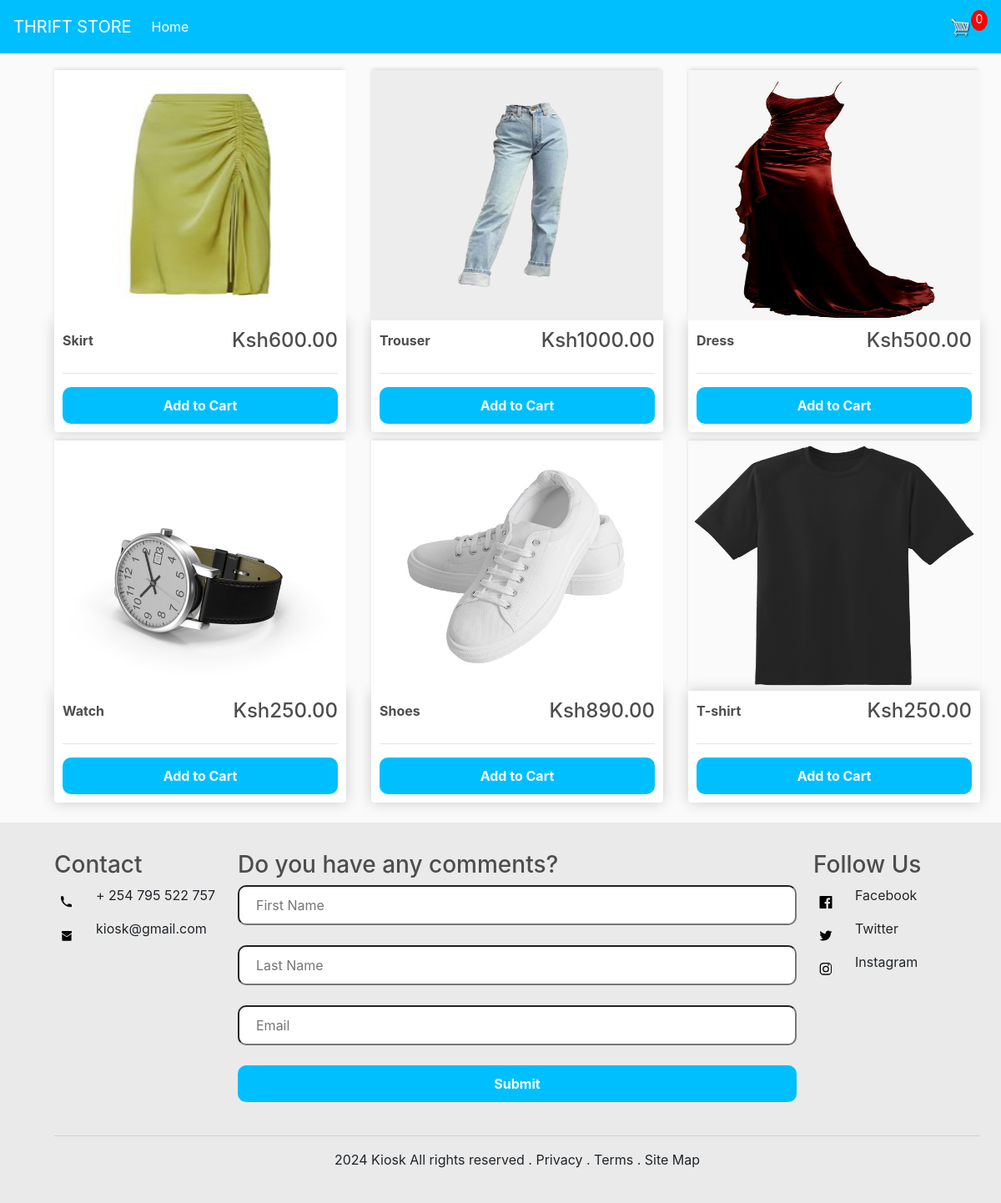
The page / on the database its author committed.
### store/models.py (models this page shows, shortened)
class Product(models.Model):
    name = models.CharField(max_length=200, null=True)
    price = models.DecimalField(max_digits=7, decimal_places=2)
    digital = models.BooleanField(default=False, null=True, blank=False)
    image = models.ImageField(null=True, blank=True)
    @property
    def imageURL(self):
        try:
            url = self.image.url
        except:
            url = ''
        return url

### store/views.py (the view)
# urls.py: path('', include('store.urls'))
def store(request):
    data = cartData(request)
    cartItems = data['cartItems']
    products = Product.objects.all()
    context = {'products': products, 'cartItems':cartItems}
    return render(request, 'store/store.html', context)

### store/utils.py (called while the page is built, shortened)
def cookieCart(request):
    try:
        cart = json.loads(request.COOKIES['cart'])
    except:
        cart = {}
        print('CART:', cart)
    items = []
    order = {'get_cart_total':0, 'get_cart_items':0, 'shipping':False}
    cartItems = order['get_cart_items']
    return {'items':items, 'order':order, 'cartItems':cartItems}

def cartData(request):
    if request.user.is_authenticated:
        customer = request.user.customer
        order, created = Order.objects.get_or_create(customer=customer, complete=False)
        items = order.orderitem_set.all()
        cartItems = order.get_cart_items
    else:
        cookieData = cookieCart(request)
        cartItems = cookieData['cartItems']
        order = cookieData['order']
        items = cookieData['items']
    return {'items':items, 'order':order, 'cartItems':cartItems}

### store/templates/store/store.html
{% extends 'store/main.html' %}
{% load static %}
{% block content %}
    <div class="row">
        {% for product in products %}
        <div class="col-lg-4">
            <img class="thumbnail" src="{{product.imageURL}}" alt="">
            <div class="box-element product">
                <div class="flex">
                    <h6><strong>{{ product.name }}</strong></h6>
                    <h4>Ksh{{ product.price|floatformat:2 }}</h4>
                </div>
                <hr>
                <button data-product="{{product.id}}" data-action="add"
                class="btn add-btn update-cart">Add to Cart</button>
            </div>
        </div>
        {% endfor %}
    </div>
{% endblock content %}

### store/templates/store/main.html (shortened to what this page needs)
<!DOCTYPE html>
{% load static %}
<html lang="en">
<head>
    <link rel="stylesheet" href="https://stackpath.bootstrapcdn.com/bootstrap/4.4.1/css/bootstrap.min.css">
    <link rel="stylesheet" href="{% static 'css/main.css' %}">
</head>
<body>
    <nav class="navbar navbar-expand-lg navbar-dark bg-dark">
        <a class="navbar-brand" href="{% url 'store' %}">THRIFT STORE</a><br><br>
        <div class="collapse navbar-collapse" id="navbarSupportedContent">
          <ul class="navbar-nav mr-auto">
            <li class="nav-item active">
              <a class="nav-link" href="{% url 'store' %}">Home <span class="sr-only">(current)</span></a>
            </li>
          </ul>
          <div class="form-inline my-2 my-lg-0">
            <a href="{% url 'cart' %}">
               <img  id="cart-icon" src="{% static 'images/cart.png' %}">
           </a>
           <p id="cart-total">{{ cartItems }}</p>
          </div>
        </div>
    </nav>
    <div class="container">
        {% block content %}
        {% endblock content %}
    </div><br>
    <footer class="container-color"><br>
      <section class="container">
          <div class="unequal-three-grid">
              <div>
                  <h3>Contact</h3>
                  <div class="gray-section-icons">
                      <p>+ 254 795 522 757</p>
                  </div>
                  <div class="gray-section-icons">
                      <p>kiosk@gmail.com</p>
                  </div>
              </div>
              <div>
                  <h3>Do you have any comments?</h3>
                  <input class="comment-input" type="text" placeholder="First Name"><br><br>
                  <input class="comment-input" type="text" Placeholder="Last Name"><br><br>
                  <input class="comment-input" type="email" placeholder="Email"><br><br>
                  <button class="btn" type="submit">Submit</button>
              </div>
              <div>
                  <h3>Follow Us</h3>
                  <div class="gray-section-icons">
                      <p>Facebook</p>
                  </div>
                  <div class="gray-section-icons">
                      <p>Twitter</p>
                  </div>
                  <div class="gray-section-icons">
                      <p>Instagram</p>
                  </div>
              </div>
          </div><br><hr>
          <p class="center-text">2024 Kiosk  All rights reserved . Privacy . Terms . Site Map</p><br>
      </section>
  </footer>
</body>
</body>
</html>

### static/css/main.css (style rules this page uses)
:root { --primary-color: rgb(0, 191, 255); --container-color: rgb(234, 234, 234); }
body { background-color: hsl(0, 0%, 98%); }
h1,h2,h3,h4,h5,h6 { color:hsl(0, 0%, 30%); }
.box-element { box-shadow:hsl(0, 0%, 80%) 0 0 16px; background-color: #fff; border-radius: 4px; padding: 10px; }
.thumbnail { width: 100%; height: 300px; -webkit-box-shadow: -1px -3px 5px -2px rgba(214,214,214,1); -moz-box-shadow: -1px -3px 5px -2px rgba(214,214,214,1); box-shadow: -1px -3px 5px -2px rgba(214,214,214,1); background-size: contain; background-position: center; }
.product { border-radius: 0 0 4px 4px; }
.bg-dark { background-color: var(--primary-color)!important; }
#cart-icon { width:25px; display: inline-block; margin-left: 15px; }
#cart-total { display: block; text-align: center; color:#fff; background-color: red; width: 20px; height: 25px; border-radius: 50%; font-size: 14px; }
.col-lg-4, .col-lg-6, .col-lg-8, .col-lg-12 { margin-top: 10px; }
.btn { background: var(--primary-color); border-radius: 10px; width: 100%; padding: 10px 20px; color: white; cursor: pointer; }
.container { margin-left: 50px; margin-right: 50px; margin-top: 10px; }
.container-color { background-color: var(--container-color); }
.center-text { text-align: center; }
.unequal-three-grid { display: grid; grid-template-columns: 200px 1fr 200px; gap: 20px; }
.flex { display: flex; justify-content: space-between; align-items: center; }
.icon { width: 30px; height: 15px; }
.comment-input { width: 100%; padding: 10px 20px; border-radius: 10px; }
.btn { border: none; background-color: var(--primary-color); padding: 10px 20px; border-radius: 10px; font-weight: bold; }
.gray-section-icons { display: flex; gap: 20px; align-items: center; }

### rows shown on the page
Product: imageURL (picture), name "Skirt", price "600.00"
Product: imageURL (picture), name "Trouser", price "1000.00"
Product: imageURL (picture), name "Dress", price "500.00"
Product: imageURL (picture), name "Watch", price "250.00"
Product: imageURL (picture), name "Shoes", price "890.00"
Product: imageURL (picture), name "T-shirt", price "250.00"

### other values the page prints
{{ cartItems }} "0"
